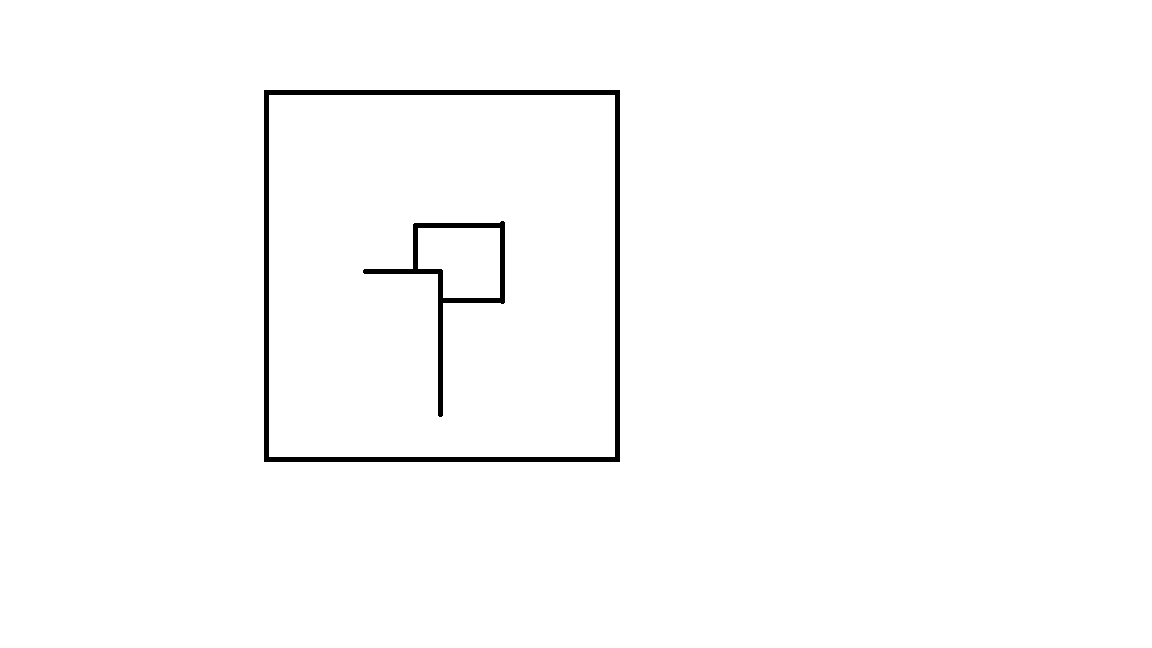
#> input picture opencv/Map.png, 1152 x 648 px
$ python imgovrvideo.py
#> lines starting #> are read from the running program, lines starting #| are printed output that depends on the picture; after the words box and inside, x2 and y2 are one past the last pixel; in counts of white or black regions, pixels touching at a corner belong together
import cv2
import numpy as np

# Setup camera
liveFeed = cv2.VideoCapture(0)

# Read UI and resize
UI = cv2.imread('Map.png')
#> UI is the input picture: shape (648, 1152, 3); 98.7% white; 2 black regions, box (x1, y1, x2, y2) and area: (264, 90, 620, 462) 7180, (363, 221, 505, 417) 2445
size = 100
UI = cv2.resize(UI, (size, size))
#> UI: shape (100, 100, 3)

# Create a mask of UI
img2gray = cv2.cvtColor(UI, cv2.COLOR_BGR2GRAY)
ret, mask = cv2.threshold(img2gray, 1, 255, cv2.THRESH_BINARY)
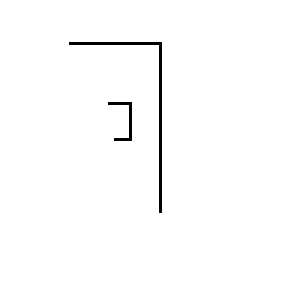
#> mask: shape (100, 100) (shown 3 times larger); 98.9% white; black in thin lines or dots, all inside (x1, y1, x2, y2) = (23, 14, 54, 71)

while True:
	ret, frame = liveFeed.read()
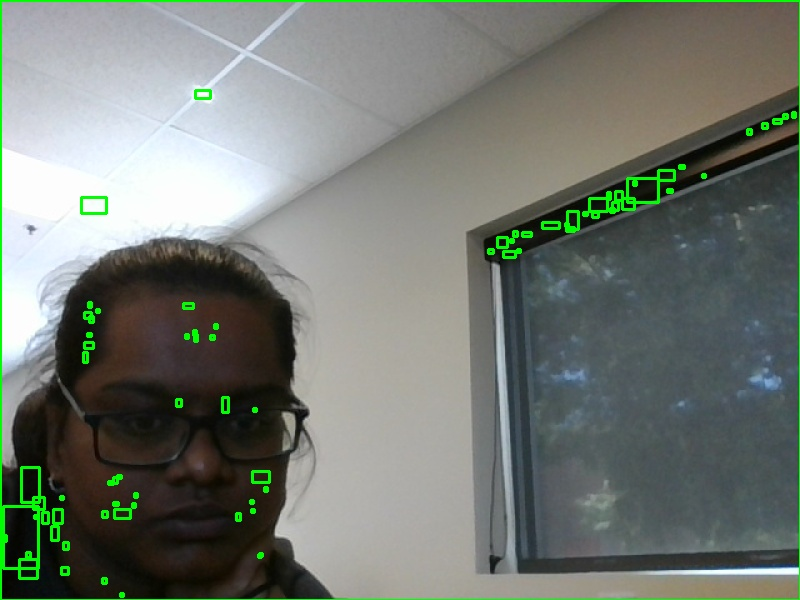
#> input picture opencv/basetest.jpg, 800 x 600 px, given in place of the camera
#> frame is the input picture: shape (600, 800, 3); mean B, G, R 113.3, 121, 114.5

	# Region of Image (ROI), where we want to insert UI
	roi = frame[-size-100:-100, -size-100:-100]
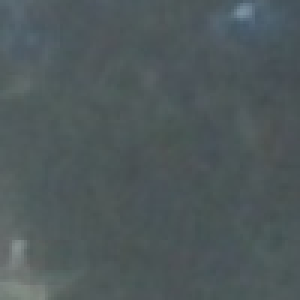
#> roi: shape (100, 100, 3) (shown 3 times larger); mean B, G, R 91, 89, 78.6

	# Set an index of where the mask is
	roi[np.where(mask)] = 0
	roi += UI

	cv2.imshow('WebCam', frame)
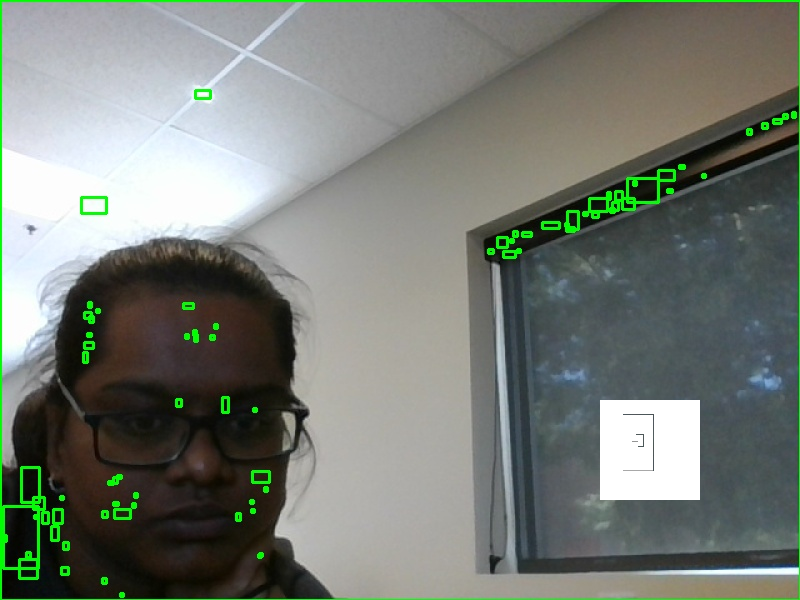
#> window 'WebCam': shape (600, 800, 3); mean B, G, R 116.7, 124.4, 118.1
	if cv2.waitKey(1) == ord('q'):
#> (key q is pressed here)
		break

liveFeed.release()
cv2.destroyAllWindows()
